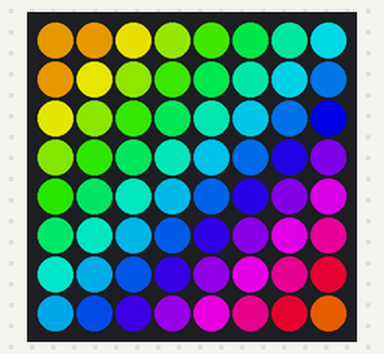
Bench run of a program on a simulated Raspberry Pi (BCM pin numbers) with a Sense HAT. Parts: the Sense HAT's 8×8 RGB LED matrix. Dim RGB values are drawn brighter than linear.

Above: at 0.45 s.
At 3.45 s:
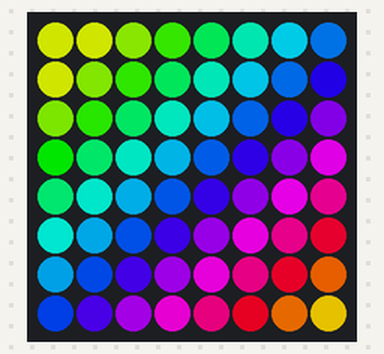
At 5.55 s:
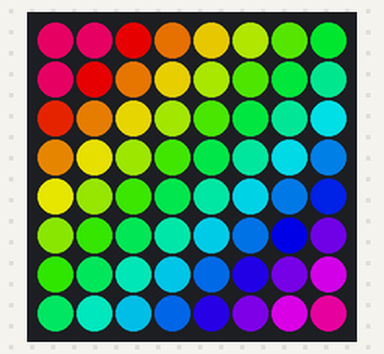
At 10.96 s:
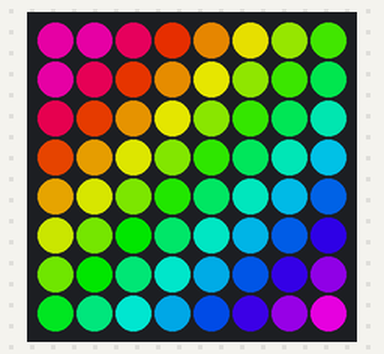
At 16.36 s:
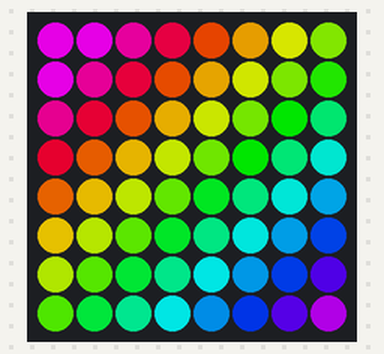
At 21.77 s:
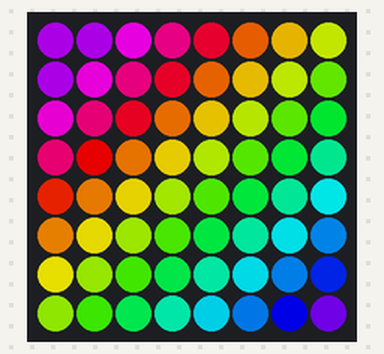

The program:

rainbow.py
```python
#!/usr/bin/python
import time
import enterMod
import sys
from sense_hat import SenseHat

sense = SenseHat()

pixels = [
    [255, 0, 0], [255, 0, 0], [255, 87, 0], [255, 196, 0], [205, 255, 0], [95, 255, 0], [0, 255, 13], [0, 255, 122],
    [255, 0, 0], [255, 96, 0], [255, 205, 0], [196, 255, 0], [87, 255, 0], [0, 255, 22], [0, 255, 131], [0, 255, 240],
    [255, 105, 0], [255, 214, 0], [187, 255, 0], [78, 255, 0], [0, 255, 30], [0, 255, 140], [0, 255, 248], [0, 152, 255],
    [255, 223, 0], [178, 255, 0], [70, 255, 0], [0, 255, 40], [0, 255, 148], [0, 253, 255], [0, 144, 255], [0, 34, 255],
    [170, 255, 0], [61, 255, 0], [0, 255, 48], [0, 255, 157], [0, 243, 255], [0, 134, 255], [0, 26, 255], [83, 0, 255],
    [52, 255, 0], [0, 255, 57], [0, 255, 166], [0, 235, 255], [0, 126, 255], [0, 17, 255], [92, 0, 255], [201, 0, 255],
    [0, 255, 66], [0, 255, 174], [0, 226, 255], [0, 117, 255], [0, 8, 255], [100, 0, 255], [210, 0, 255], [255, 0, 192],
    [0, 255, 183], [0, 217, 255], [0, 109, 255], [0, 0, 255], [110, 0, 255], [218, 0, 255], [255, 0, 183], [255, 0, 74]
]

msleep = lambda x: time.sleep(x / 1000.0)

def next_colour(pix):
    r = pix[0]
    g = pix[1]
    b = pix[2]

    if (r == 255 and g < 255 and b == 0):
        g += 1

    if (g == 255 and r > 0 and b == 0):
        r -= 1

    if (g == 255 and b < 255 and r == 0):
        b += 1

    if (b == 255 and g > 0 and r == 0):
        g -= 1

    if (b == 255 and r < 255 and g == 0):
        r += 1

    if (r == 255 and b > 0 and g == 0):
        b -= 1

    pix[0] = r
    pix[1] = g
    pix[2] = b

sense.low_light = True
while (True):
    for pix in pixels:
        next_colour(pix)

    sense.set_pixels(pixels)
    #msleep(2)
    c=enterMod.getKey()
    if c == 1:
       sense.clear([0,0,0])
       sys.exit()
```

enterMod.py
```python
#!/usr/bin/python
import sys

from evdev import InputDevice, list_devices, ecodes
from select import select

found = False;
devices = [InputDevice(fn) for fn in list_devices()]
for dev in devices:
    if dev.name == 'Raspberry Pi Sense HAT Joystick':
        found = True;
        break

if not(found):
    print('Raspberry Pi Sense HAT Joystick not found. Aborting ...')
    sys.exit()

def getKey():
    ry,w,x = select([dev.fd], [], [], 0)

    # if there is something to be read from dev
    if ry:
       for event in dev.read():
         if event.type == ecodes.EV_KEY:
            if event.value == 1:  # key down
                if event.code == ecodes.KEY_ENTER:
                    print "Touche enter"
                    return 1
	        elif event.code == ecodes.KEY_DOWN:
		    return 2
                elif event.code == ecodes.KEY_UP:
                    return 3
                elif event.code == ecodes.KEY_LEFT:
                    return 4
                elif event.code == ecodes.KEY_RIGHT:
                    return 5
    return 0
```
